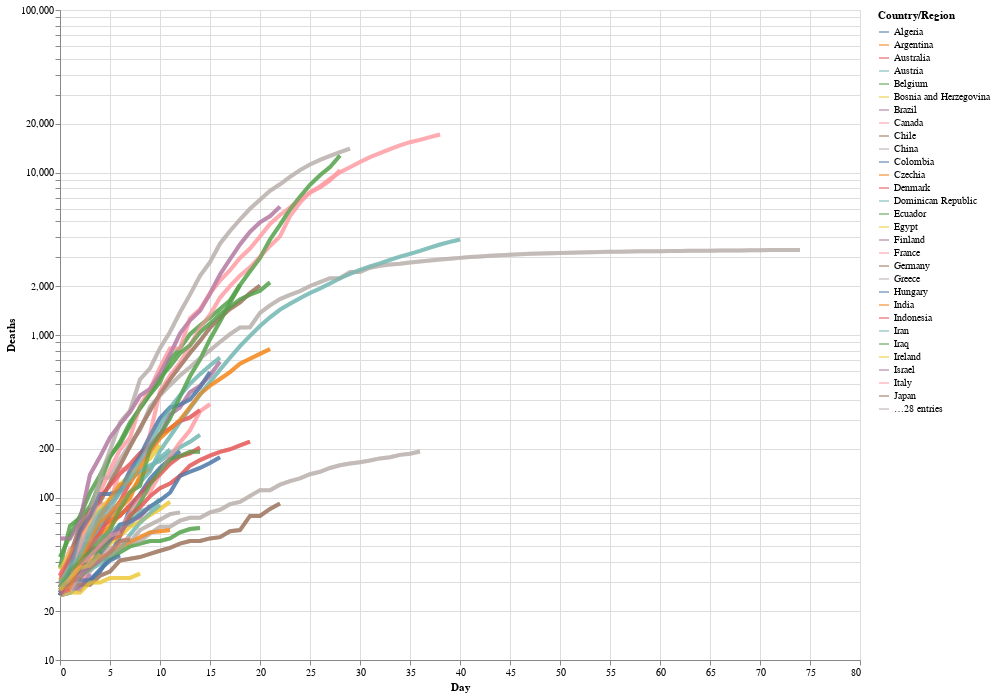

This figure's notebook cell:
### Markdown cell above
It's great that we could add that useful hover tooltip with one line of code `tooltip=['Country/Region', 'Day','Deaths']`, particularly as it adds such information rich interaction to the chart.
One useful aspect of the NYTimes chart was that, when you hovered over a particular curve, it made it stand out against the other. We're going to do something similar here: in the resulting chart, when you click on a curve, the others turn grey.

**Note:** When first attempting to build this chart, I discovered [here](https://github.com/altair-viz/altair/issues/1552) that "multiple conditional values in one encoding are not allowed by the Vega-Lite spec," which is what Altair uses. For this reason, we build the chart, then an overlay, and then combine them.

### Code cell
# Selection tool
selection = alt.selection_single(fields=['Country/Region'])
# Color change when clicked
color = alt.condition(selection,
                    alt.Color('Country/Region:N'),
                    alt.value('lightgray'))


# Base altair plot 
base = alt.Chart(deaths_long).mark_line(strokeWidth=4, opacity=0.7).encode(
    x=alt.X('Day'),
    y=alt.Y('Deaths', scale=alt.Scale(type='log')),
    color='Country/Region',
    tooltip=['Country/Region', 'Day','Deaths']
).properties(
    width=800,
    height=650
)

# Chart
chart = base.encode(
  color=alt.condition(selection, 'Country/Region:N', alt.value('lightgray'))
).add_selection(
  selection
)

# Overlay
overlay = base.encode(
    color='Country/Region',
  opacity=alt.value(0.5),
  tooltip=['Country/Region:N', 'Name:N']
).transform_filter(
  selection
)

# Sum em up!
chart + overlay

### Figure 1 — Vega-Lite specification as saved in the notebook (floating-point values rounded to 4 significant figures; data arrays with more than 128 entries replaced by an {"elided": "..."} marker saying what was removed)
{"config": {"view": {"continuousWidth": 400, "continuousHeight": 300}}, "layer": [{"mark": {"type": "line", "opacity": 0.7, "strokeWidth": 4}, "encoding": {"color": {"condition": {"type": "nominal", "field": "Country/Region", "selection": "selector003"}, "value": "lightgray"}, "tooltip": [{"type": "nominal", "field": "Country/Region"}, {"type": "quantitative", "field": "Day"}, {"type": "quantitative", "field": "Deaths"}], "x": {"type": "quantitative", "field": "Day"}, "y": {"type": "quantitative", "field": "Deaths", "scale": {"type": "log"}}}, "height": 650, "selection": {"selector003": {"type": "single", "fields": ["Country/Region"]}}, "width": 800}, {"mark": {"type": "line", "opacity": 0.7, "strokeWidth": 4}, "encoding": {"color": {"type": "nominal", "field": "Country/Region"}, "opacity": {"value": 0.5}, "tooltip": [{"type": "nominal", "field": "Country/Region"}, {"type": "nominal", "field": "Name"}], "x": {"type": "quantitative", "field": "Day"}, "y": {"type": "quantitative", "field": "Deaths", "scale": {"type": "log"}}}, "height": 650, "transform": [{"filter": {"selection": "selector003"}}], "width": 800}], "data": {"name": "data-4991a3f3f81bfe9b58b1463d62bb5819"}, "$schema": "https://vega.github.io/schema/vega-lite/v4.8.1.json", "datasets": {"data-4991a3f3f81bfe9b58b1463d62bb5819": {"elided": "4389 records"}}}
